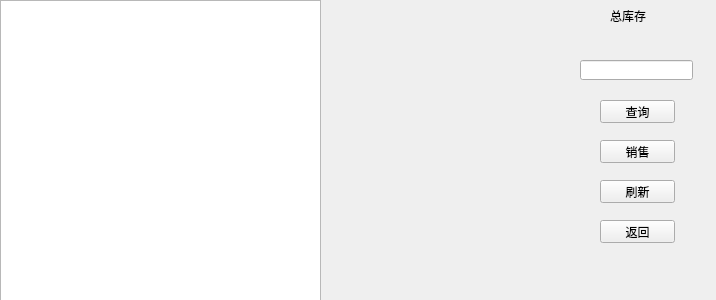
<?xml version="1.0" encoding="UTF-8"?>
<ui version="4.0">
 <class>Seller</class>
 <widget class="QWidget" name="Seller">
  <property name="geometry">
   <rect>
    <x>0</x>
    <y>0</y>
    <width>716</width>
    <height>300</height>
   </rect>
  </property>
  <property name="windowTitle">
   <string>Form</string>
  </property>
  <widget class="QListWidget" name="seller_listWidget">
   <property name="geometry">
    <rect>
     <x>0</x>
     <y>0</y>
     <width>321</width>
     <height>301</height>
    </rect>
   </property>
  </widget>
  <widget class="QPushButton" name="seller_back">
   <property name="geometry">
    <rect>
     <x>600</x>
     <y>220</y>
     <width>75</width>
     <height>23</height>
    </rect>
   </property>
   <property name="text">
    <string>返回</string>
   </property>
  </widget>
  <widget class="QLabel" name="sum">
   <property name="geometry">
    <rect>
     <x>610</x>
     <y>10</y>
     <width>54</width>
     <height>12</height>
    </rect>
   </property>
   <property name="text">
    <string>总库存</string>
   </property>
  </widget>
  <widget class="QPushButton" name="seller_sell">
   <property name="geometry">
    <rect>
     <x>600</x>
     <y>140</y>
     <width>75</width>
     <height>23</height>
    </rect>
   </property>
   <property name="text">
    <string>销售</string>
   </property>
  </widget>
  <widget class="QPushButton" name="seller_find">
   <property name="geometry">
    <rect>
     <x>600</x>
     <y>100</y>
     <width>75</width>
     <height>23</height>
    </rect>
   </property>
   <property name="text">
    <string>查询</string>
   </property>
  </widget>
  <widget class="QLineEdit" name="find_input">
   <property name="geometry">
    <rect>
     <x>580</x>
     <y>60</y>
     <width>113</width>
     <height>20</height>
    </rect>
   </property>
  </widget>
  <widget class="QPushButton" name="seller_refresh">
   <property name="geometry">
    <rect>
     <x>600</x>
     <y>180</y>
     <width>75</width>
     <height>23</height>
    </rect>
   </property>
   <property name="text">
    <string>刷新</string>
   </property>
  </widget>
 </widget>
 <resources/>
 <connections/>
</ui>
